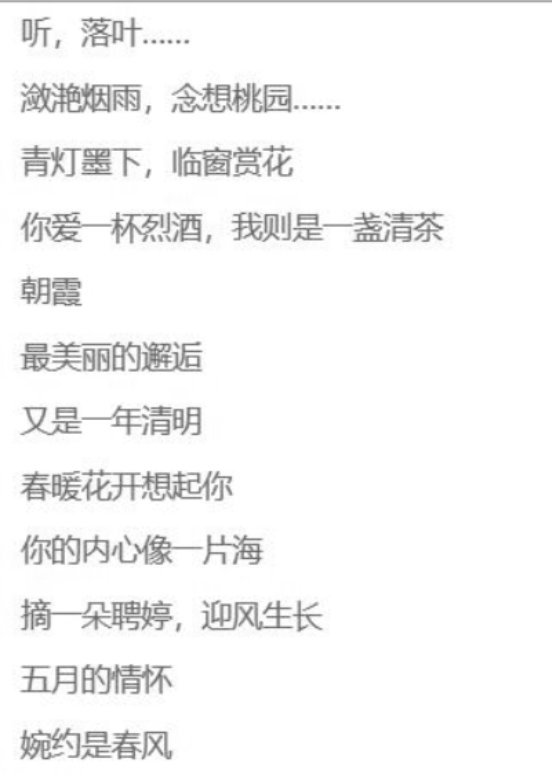
#> input picture 毕业设计/houghTest5.png, 552 x 782 px
$ python demo.py
#> lines starting #> are read from the running program, lines starting #| are printed output that depends on the picture; after the words box and inside, x2 and y2 are one past the last pixel; in counts of white or black regions, pixels touching at a corner belong together
import cv2
import numpy as np
'''水平投影'''


def getHProjection(image):
    hProjection = np.zeros(image.shape, np.uint8)
    # 图像高与宽
    (h, w) = image.shape
    # 长度与图像高度一致的数组
    h_ = [0] * h
    # 循环统计每一行白色像素的个数
    for y in range(h):
        for x in range(w):
            if image[y, x] == 255:
                h_[y] += 1
    # 绘制水平投影图像
    for y in range(h):
        for x in range(h_[y]):
            hProjection[y, x] = 255
    cv2.imshow('hProjection2', hProjection)

    return h_


def getVProjection(image):
    vProjection = np.zeros(image.shape, np.uint8);
    # 图像高与宽
    (h, w) = image.shape
    # 长度与图像宽度一致的数组
    w_ = [0] * w
    # 循环统计每一列白色像素的个数
    for x in range(w):
        for y in range(h):
            if image[y, x] == 255:
                w_[x] += 1
    # 绘制垂直平投影图像
    for x in range(w):
        for y in range(h - w_[x], h):
            vProjection[y, x] = 255
    # cv2.imshow('vProjection',vProjection)
    return w_


if __name__ == "__main__":
    # 读入原始图像
    origineImage = cv2.imread('./houghTest5.png')
#> origineImage is the input picture: shape (782, 552, 3); mean B, G, R 245.6, 245.6, 245.6
    # 图像灰度化
    # image = cv2.imread('test.jpg',0)
    image = cv2.cvtColor(origineImage, cv2.COLOR_BGR2GRAY)
    cv2.imshow('gray', image)
    # 将图片二值化
    # retval, img = cv2.threshold(image, 127, 255, cv2.THRESH_BINARY_INV)
    retval, img = cv2.threshold(image, 0, 255, cv2.THRESH_BINARY | cv2.THRESH_OTSU)
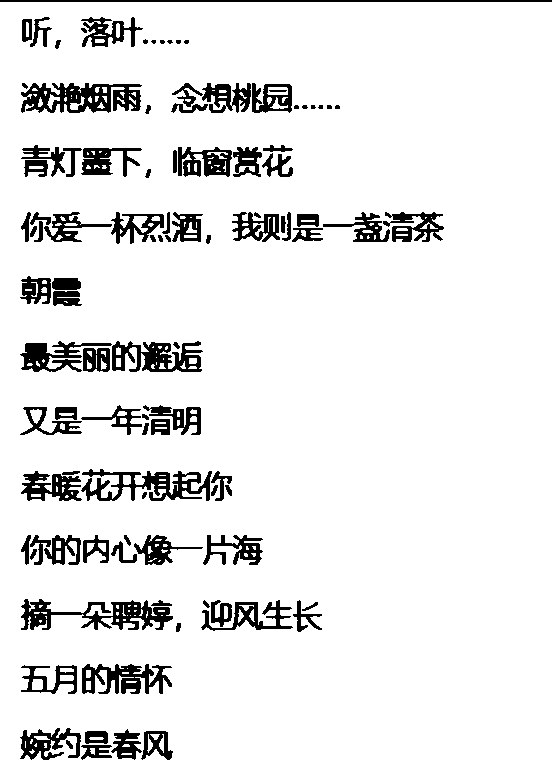
#> img: shape (782, 552); 91.2% white; 102 black regions (12 under 20 px), largest, box (x1, y1, x2, y2) and area: (21, 83, 142, 113) 2255, (21, 599, 173, 630) 2115, (81, 469, 212, 501) 1926
#> retval = 209
    cv2.imshow('binary', img)
    # 图像高与宽
    (h, w) = img.shape
#> h = 782; w = 552
    Position = []
    # 水平投影
    H = getHProjection(img)
#> after the loop in getHProjection, `for y in range(h):`:
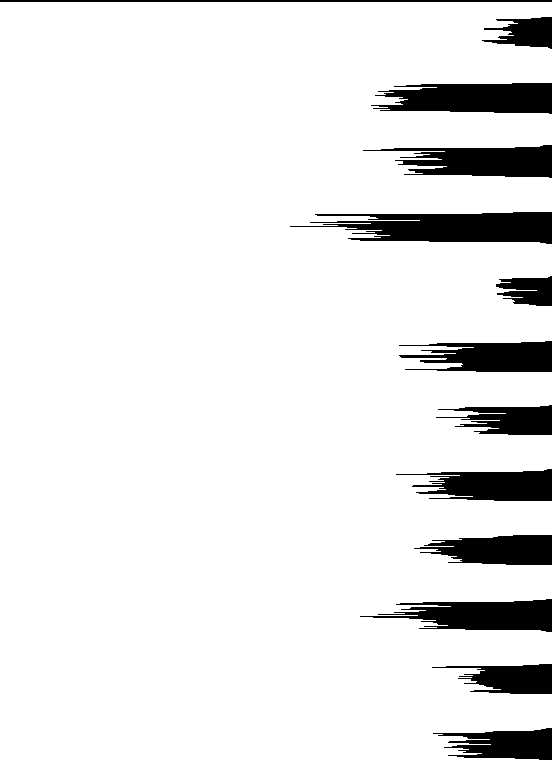
#> hProjection: shape (782, 552); 91.2% white; 13 black regions, largest, box (x1, y1, x2, y2) and area: (290, 212, 552, 244) 5536, (371, 83, 552, 114) 4422, (363, 145, 552, 178) 3907
#> H = 782 values, max 552 at index 2, min 0 at index 0, mean 503.5

    start = 0
    H_Start = []
    H_End = []
    # 根据水平投影获取垂直分割位置
    for i in range(len(H)):
        if H[i] > 0 and start == 0:
            H_Start.append(i)
            start = 1
        if H[i] <= 0 and start == 1:
            H_End.append(i)
            start = 0
#> this loop made 782 passes
#> start on pass 3: 1
#> after the loop, H_End = []; H_Start = [2]; start = 1
    # 分割行，分割之后再进行列分割并保存分割位置
    for i in range(len(H_Start)):
        # 获取行图像
#> (the run stopped early here; a loop or call above may not have finished)
